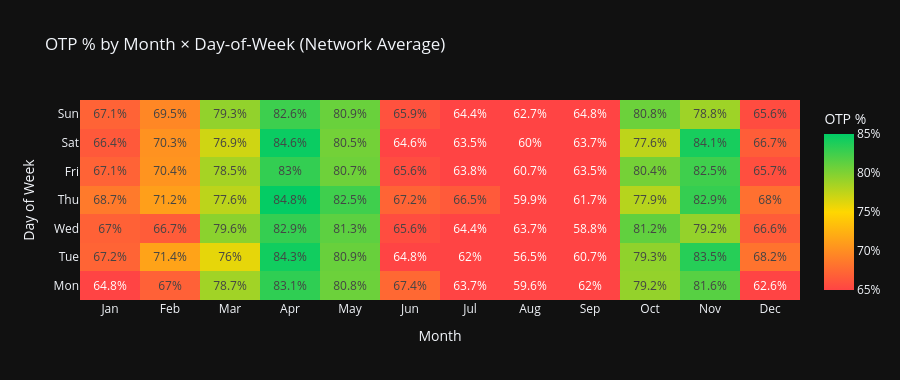

Write notebook code for a chart like this one.
### Markdown cell above
## 6. Seasonal Patterns Heatmap

### Code cell
# OTP by month × day-of-week (network-wide)
otp_heatmap = (
    operated.groupby(['Month', 'DayOfWeek'])
    .agg(otp=('ArrDel15', lambda x: (x == 0).mean() * 100))
    .reset_index()
)
pivot = otp_heatmap.pivot(index='DayOfWeek', columns='Month', values='otp')
pivot.index = ['Mon', 'Tue', 'Wed', 'Thu', 'Fri', 'Sat', 'Sun']
pivot.columns = ['Jan','Feb','Mar','Apr','May','Jun','Jul','Aug','Sep','Oct','Nov','Dec']

fig = go.Figure(data=go.Heatmap(
    z=pivot.values,
    x=pivot.columns.tolist(),
    y=pivot.index.tolist(),
    colorscale=[[0, '#FF4444'], [0.5, SPIRIT_YELLOW], [1, '#00CC66']],
    zmin=65, zmax=85,
    text=pivot.values.round(1),
    texttemplate='%{text}%',
    colorbar=dict(title='OTP %', ticksuffix='%'),
    hovertemplate='%{y}, %{x}<br>OTP: %{z:.1f}%<extra></extra>'
))
fig.update_layout(
    template=TEMPLATE,
    title='OTP % by Month × Day-of-Week (Network Average)',
    xaxis_title='Month',
    yaxis_title='Day of Week',
    height=380
)
fig.show()

print('\nKey Insight: Summer (Jun-Aug) and December show the lowest OTP across all weekdays.')
print('Fridays and weekends consistently have lower OTP due to demand concentration.')

### Figure 1 — Plotly figure (JSON) as saved in the notebook; plotly's stock layout.template omitted (floating-point values rounded to 4 significant figures)
{"data": [{"colorbar": {"ticksuffix": "%", "title": {"text": "OTP %"}}, "colorscale": [[0, "#FF4444"], [0.5, "#FFD700"], [1, "#00CC66"]], "hovertemplate": "%{y}, %{x}<br>OTP: %{z:.1f}%<extra></extra>", "text": [[64.8, 67.0, 78.7, 83.1, 80.8, 67.4, 63.7, 59.6, 62.0, 79.2, 81.6, 62.6], [67.2, 71.4, 76.0, 84.3, 80.9, 64.8, 62.0, 56.5, 60.7, 79.3, 83.5, 68.2], [67.0, 66.7, 79.6, 82.9, 81.3, 65.6, 64.4, 63.7, 58.8, 81.2, 79.2, 66.6], [68.7, 71.2, 77.6, 84.8, 82.5, 67.2, 66.5, 59.9, 61.7, 77.9, 82.9, 68.0], [67.1, 70.4, 78.5, 83.0, 80.7, 65.6, 63.8, 60.7, 63.5, 80.4, 82.5, 65.7], [66.4, 70.3, 76.9, 84.6, 80.5, 64.6, 63.5, 60.0, 63.7, 77.6, 84.1, 66.7], [67.1, 69.5, 79.3, 82.6, 80.9, 65.9, 64.4, 62.7, 64.8, 80.8, 78.8, 65.6]], "texttemplate": "%{text}%", "type": "heatmap", "x": ["Jan", "Feb", "Mar", "Apr", "May", "Jun", "Jul", "Aug", "Sep", "Oct", "Nov", "Dec"], "y": ["Mon", "Tue", "Wed", "Thu", "Fri", "Sat", "Sun"], "z": [[64.81, 66.98, 78.69, 83.14, 80.78, 67.43, 63.69, 59.62, 61.97, 79.18, 81.6, 62.62], [67.19, 71.44, 75.98, 84.33, 80.93, 64.85, 61.95, 56.53, 60.7, 79.34, 83.5, 68.2], [67.01, 66.67, 79.55, 82.94, 81.33, 65.6, 64.45, 63.72, 58.83, 81.19, 79.18, 66.64], [68.66, 71.17, 77.63, 84.83, 82.51, 67.16, 66.48, 59.91, 61.68, 77.87, 82.92, 68.0], [67.11, 70.43, 78.5, 82.99, 80.7, 65.6, 63.76, 60.7, 63.49, 80.42, 82.51, 65.72], [66.44, 70.33, 76.89, 84.61, 80.51, 64.61, 63.46, 60.0, 63.73, 77.56, 84.1, 66.73], [67.12, 69.54, 79.29, 82.6, 80.9, 65.93, 64.4, 62.67, 64.77, 80.77, 78.81, 65.56]], "zmax": 85, "zmin": 65}], "layout": {"height": 380, "title": {"text": "OTP % by Month × Day-of-Week (Network Average)"}, "xaxis": {"title": {"text": "Month"}}, "yaxis": {"title": {"text": "Day of Week"}}}}
